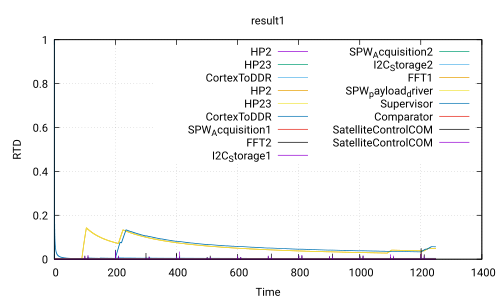

gnuplot code for this plot:
 set title 'result1'
 set ylabel 'RTD'
 set xlabel 'Time'
 set grid
 set term pdf
 set output 'Use_case_DoubleCamera_Safety.ATIPPIC.executable220.0_120.0.pdf'
 plot 'Use_case_DoubleCamera_Safety.ATIPPIC.executable220.0_120.0.csv' using 1:2 with lines title 'HP2','Use_case_DoubleCamera_Safety.ATIPPIC.executable220.0_120.0.csv' using 1:3 with lines title 'HP23','Use_case_DoubleCamera_Safety.ATIPPIC.executable220.0_120.0.csv' using 1:4 with lines title 'CortexToDDR','Use_case_DoubleCamera_Safety.ATIPPIC.executable220.0_120.0.csv' using 1:5 with lines title 'HP2','Use_case_DoubleCamera_Safety.ATIPPIC.executable220.0_120.0.csv' using 1:6 with lines title 'HP23','Use_case_DoubleCamera_Safety.ATIPPIC.executable220.0_120.0.csv' using 1:7 with lines title 'CortexToDDR','Use_case_DoubleCamera_Safety.ATIPPIC.executable220.0_120.0.csv' using 1:8 with lines title 'SPW_Acquisition1','Use_case_DoubleCamera_Safety.ATIPPIC.executable220.0_120.0.csv' using 1:9 with lines title 'FFT2','Use_case_DoubleCamera_Safety.ATIPPIC.executable220.0_120.0.csv' using 1:10 with lines title 'I2C_Storage1','Use_case_DoubleCamera_Safety.ATIPPIC.executable220.0_120.0.csv' using 1:11 with lines title 'SPW_Acquisition2','Use_case_DoubleCamera_Safety.ATIPPIC.executable220.0_120.0.csv' using 1:12 with lines title 'I2C_Storage2','Use_case_DoubleCamera_Safety.ATIPPIC.executable220.0_120.0.csv' using 1:13 with lines title 'FFT1','Use_case_DoubleCamera_Safety.ATIPPIC.executable220.0_120.0.csv' using 1:14 with lines title 'SPW_payload_driver','Use_case_DoubleCamera_Safety.ATIPPIC.executable220.0_120.0.csv' using 1:15 with lines title 'Supervisor','Use_case_DoubleCamera_Safety.ATIPPIC.executable220.0_120.0.csv' using 1:16 with lines title 'Comparator','Use_case_DoubleCamera_Safety.ATIPPIC.executable220.0_120.0.csv' using 1:17 with lines title 'SatelliteControlCOM','Use_case_DoubleCamera_Safety.ATIPPIC.executable220.0_120.0.csv' using 1:18 with lines title 'SatelliteControlCOM'
